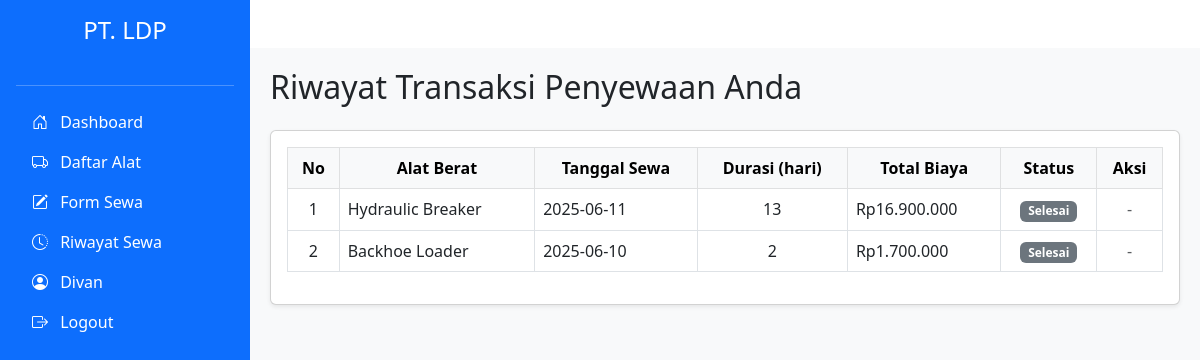
Page /riwayat_sewa.php (signed in) on the committed database.
### tables this page shows
CREATE TABLE `transaksi` (
  `id` int NOT NULL,
  `id_user` int DEFAULT NULL,
  `id_alat` int DEFAULT NULL,
  `tanggal_sewa` date DEFAULT NULL,
  `durasi` int DEFAULT NULL,
  `total_biaya` int DEFAULT NULL,
  `status` enum('menunggu','disetujui','berjalan','selesai','ditolak') DEFAULT 'menunggu'
);

CREATE TABLE `alat_berat` (
  `id` int NOT NULL,
  `nama_alat` varchar(100) DEFAULT NULL,
  `jenis` varchar(50) DEFAULT NULL,
  `harga_per_hari` int DEFAULT NULL,
  `foto` varchar(255) DEFAULT NULL,
  `status` enum('tersedia','disewa') DEFAULT 'tersedia',
  `id_kategori` int DEFAULT NULL
);

### riwayat_sewa.php (the view, shortened to what this page needs)
<?php
include "config/db.php";
$id_user = $_SESSION['user_id'];
$query = "SELECT t.*, a.nama_alat
          FROM transaksi t
          JOIN alat_berat a ON t.id_alat = a.id
          WHERE t.id_user = '$id_user'
          AND t.status = 'selesai'
          ORDER BY t.id DESC";
$result = mysqli_query($conn, $query);
?>
<!DOCTYPE html>
<html lang="id">
<head>
  <link href="https://cdn.jsdelivr.net/npm/bootstrap@5.0.2/dist/css/bootstrap.min.css" rel="stylesheet">
</head>
<body>
  <?php
  include "partials/sidebar.php"
  ?>
  <div class="content mt-5">
    <h2 class="mb-4">Riwayat Transaksi Penyewaan Anda</h2>
    <div class="card shadow-sm">
      <div class="card-body">
        <div class="table-responsive">
          <table class="table table-bordered table-hover align-middle">
            <thead class="table-light text-center">
              <tr>
                <th>No</th>
                <th>Alat Berat</th>
                <th>Tanggal Sewa</th>
                <th>Durasi (hari)</th>
                <th>Total Biaya</th>
                <th>Status</th>
                <th>Aksi</th>
              </tr>
            </thead>
            <tbody>
              <?php if (mysqli_num_rows($result) > 0): ?>
                <?php $no = 1;
                while ($row = mysqli_fetch_assoc($result)): ?>
                  <tr>
                    <td class="text-center"><?= $no++ ?></td>
                    <td><?= htmlspecialchars($row['nama_alat']) ?></td>
                    <td><?= htmlspecialchars($row['tanggal_sewa']) ?></td>
                    <td class="text-center"><?= $row['durasi'] ?></td>
                    <td>Rp<?= number_format($row['total_biaya'], 0, ',', '.') ?></td>
                    <td class="text-center">
                      <?php
                      $status = $row['status'];
                      $badge = 'secondary';
                      ?>
                      <span class="badge bg-<?= $badge ?>"><?= ucfirst($status) ?></span>
                    </td>
                    <td class="text-center">
                      <?php if ($status == 'disetujui'): ?>
                        <a href="bayar.php?id=<?= $row['id'] ?>" class="btn btn-sm btn-primary">Bayar</a>
                      <?php else: ?>
                        <span class="text-muted">-</span>
                      <?php endif; ?>
                    </td>
                  </tr>
                <?php endwhile; ?>
              <?php else: ?>
                <tr>
                  <td colspan="7" class="text-center text-muted">Belum ada transaksi penyewaan.</td>
                </tr>
              <?php endif; ?>
            </tbody>
          </table>
        </div>
      </div>
    </div>
  </div>
</body>
</html>

### riwayat_sewa.php (style rules this page uses)
.content { margin-left: 250px; padding: 20px; background-color: #f8f9fa; min-height: 100vh; }

### rows in the picture
transaksi: id_alat.nama_alat "Hydraulic Breaker", tanggal_sewa "2025-06-11", durasi "13", total_biaya "16.900.000", status "Selesai"
transaksi: id_alat.nama_alat "Backhoe Loader", tanggal_sewa "2025-06-10", durasi "2", total_biaya "1.700.000", status "Selesai"

### other values in the picture
$_SESSION['nama'] "Divan"
